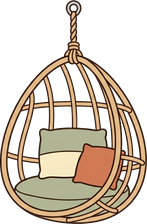
#> input picture assets_cartoon/transparent/balcony_egg_chair.png, 147 x 224 px, given in place of stairwell_door.png, which was not available; the run also reads 1 picture not shown here
$ python build_cartoon_atlas.py
#> lines starting #> are read from the running program, lines starting #| are printed output that depends on the picture; after the words box and inside, x2 and y2 are one past the last pixel; in counts of white or black regions, pixels touching at a corner belong together
"""Build the HD 2D Cartoon Sprite Atlas, Furniture Metadata, Seamless Surfaces & Character Registry."""
from __future__ import annotations

import json
import math
import shutil
from pathlib import Path

import numpy as np
from PIL import Image, ImageDraw

ROOT = Path(__file__).resolve().parent.parent
SRC_ASSETS = ROOT / "assets_cartoon"
SRC_TRANS = SRC_ASSETS / "transparent"
OUT_ASSETS = ROOT / "public" / "assets"
OUT_SURFACES = OUT_ASSETS / "surfaces"
OUT_BACKDROPS = OUT_ASSETS / "backdrops"

SCALE = 0.82
OUTLINE = (43, 24, 16, 255)  # #2b1810
WALL_HEIGHT = 322  # CEILING_BOTTOM_Y (16) .. WALL_FLOOR_Y (338)


def load_scaled(name: str, scale: float = SCALE, target_size: tuple[int, int] | None = None) -> Image.Image:
    im = Image.open(SRC_TRANS / f"{name}.png").convert("RGBA")
    if target_size is not None:
        return im.resize(target_size, Image.Resampling.LANCZOS)
    nw = max(1, round(im.width * scale))
    nh = max(1, round(im.height * scale))
    return im.resize((nw, nh), Image.Resampling.LANCZOS)


def recolor_hsv_shift(
    im: Image.Image,
    hue_shift_deg: float = 0.0,
    sat_mult: float = 1.0,
    val_mult: float = 1.0,
    protect_neutrals: bool = True,
    warm_wood_only: bool = False,
) -> Image.Image:
    """Shift hue/sat/val smoothly while preserving dark outlines (#2b1810) and near-white highlights."""
    arr = np.array(im.convert("RGBA"), dtype=np.float32)
    r, g, b, a = arr[..., 0], arr[..., 1], arr[..., 2], arr[..., 3]
    mx = np.maximum(np.maximum(r, g), b)
    mn = np.minimum(np.minimum(r, g), b)
    lum = (r + g + b) / 3.0
    chroma = mx - mn

    # Do not mutate outlines, shadows, or crisp neutral highlights
    mask = (a > 40) & (lum > 72)
    if protect_neutrals:
        mask &= (chroma > 16)
    if warm_wood_only:
        # Target warm golden/brown wood hues cleanly while keeping cool plates/glass intact
        mask &= (r > g) & (g > b - 10)

    # RGB -> HSV on masked pixels
    rgb_norm = arr[..., :3] / 255.0
    rn, gn, bn = rgb_norm[..., 0], rgb_norm[..., 1], rgb_norm[..., 2]
    cmax = np.maximum(np.maximum(rn, gn), bn)
    cmin = np.minimum(np.minimum(rn, gn), bn)
    delta = cmax - cmin

    h = np.zeros_like(cmax)
    nz = delta > 1e-5
    r_dom = nz & (cmax == rn)
    g_dom = nz & (cmax == gn)
    b_dom = nz & (cmax == bn)
    h[r_dom] = ((gn[r_dom] - bn[r_dom]) / delta[r_dom]) % 6.0
    h[g_dom] = ((bn[g_dom] - rn[g_dom]) / delta[g_dom]) + 2.0
    h[b_dom] = ((rn[b_dom] - gn[b_dom]) / delta[b_dom]) + 4.0
    h = (h * 60.0 + hue_shift_deg) % 360.0

    s = np.where(cmax > 1e-5, delta / np.maximum(cmax, 1e-5), 0.0)
    v = cmax

    s = np.clip(s * sat_mult, 0.0, 1.0)
    v = np.clip(v * val_mult, 0.0, 1.0)

    # HSV -> RGB
    c = v * s
    x = c * (1.0 - np.abs((h / 60.0) % 2.0 - 1.0))
    m = v - c
    ro = np.zeros_like(h)
    go = np.zeros_like(h)
    bo = np.zeros_like(h)
    sec = (h // 60).astype(int)
    for sec_i, (ra, ga, ba) in enumerate([(c, x, 0), (x, c, 0), (0, c, x), (0, x, c), (x, 0, c), (c, 0, x)]):
        sm = sec == sec_i
        ro[sm] = ra[sm] if isinstance(ra, np.ndarray) else ra
        go[sm] = ga[sm] if isinstance(ga, np.ndarray) else ga
        bo[sm] = ba[sm] if isinstance(ba, np.ndarray) else ba

    out = arr.copy()
    out[mask, 0] = np.clip((ro[mask] + m[mask]) * 255.0, 0, 255)
    out[mask, 1] = np.clip((go[mask] + m[mask]) * 255.0, 0, 255)
    out[mask, 2] = np.clip((bo[mask] + m[mask]) * 255.0, 0, 255)
    return Image.fromarray(out.astype(np.uint8), "RGBA")


def make_unlit_lamp(im: Image.Image) -> Image.Image:
    """Cool & dim a lit lamp sprite into a cozy unlit OFF variant while keeping #2b1810 outlines crisp."""
    return recolor_hsv_shift(im, hue_shift_deg=-15, sat_mult=0.35, val_mult=0.76, protect_neutrals=False)


def build_cartoon_divider_pillars() -> list[tuple[str, Image.Image]]:
    """Create sleek #2b1810-outlined smooth 2D cartoon timber room pillars (28 x 322 px)."""
    W, H = 28, WALL_HEIGHT
    specs = [
        ("暖橡木隔断", (196, 134, 78, 255), (218, 158, 102, 255), (154, 96, 52, 255)),
        ("深胡桃隔断", (128, 82, 54, 255), (154, 104, 70, 255), (96, 56, 36, 255)),
        ("奶油白木柱", (242, 232, 212, 255), (252, 246, 232, 255), (210, 196, 174, 255)),
    ]
    out: list[tuple[str, Image.Image]] = []
    S = 2
    for label, main_col, hi_col, sh_col in specs:
        im = Image.new("RGBA", (W * S, H * S), (0, 0, 0, 0))
        d = ImageDraw.Draw(im)
        # Main column body + top/bottom molding caps
        d.rectangle([4 * S, 0, (W - 4) * S, H * S], fill=main_col, outline=OUTLINE, width=2 * S)
        d.rectangle([7 * S, 6 * S, 11 * S, (H - 6) * S], fill=hi_col)
        d.rectangle([(W - 9) * S, 6 * S, (W - 6) * S, (H - 6) * S], fill=sh_col)
        d.rounded_rectangle([1 * S, 0, (W - 1) * S, 18 * S], radius=3 * S, fill=main_col, outline=OUTLINE, width=2 * S)
        d.rounded_rectangle([1 * S, (H - 18) * S, (W - 1) * S, H * S], radius=3 * S, fill=main_col, outline=OUTLINE, width=2 * S)
        out.append((label, im.resize((W, H), Image.Resampling.LANCZOS)))
    return out


def build_sunset_window_variants() -> tuple[Image.Image, Image.Image, dict]:
    """Punch the 4 sky glass panes transparent for live dynamic sky, and draw a closed-curtain variant."""
    open_im = load_scaled("sunset_window")
    w, h = open_im.size
    arr = np.array(open_im)
    r, g, b, a = arr[..., 0].astype(int), arr[..., 1].astype(int), arr[..., 2].astype(int), arr[..., 3]

    # Inner glass region strictly inside wood window frame and between curtains
    glass_rect = {"x": 34, "y": 14, "w": 76, "h": 110}
    yy, xx = np.mgrid[0:h, 0:w]
    in_glass = (xx >= 32) & (xx <= w - 32) & (yy >= 12) & (yy <= h - 18)
    # Sky blue (b >= r + 6) OR white/light clouds inside glass, plus 1px AA cloud fringe next to mullions
    is_sky = in_glass & (a > 200) & ((b >= r + 4) | ((r > 205) & (g > 212) & (b > 212) & (b >= r - 4)))
    arr_open = arr.copy()
    arr_open[is_sky, 3] = 0
    open_punched = Image.fromarray(arr_open, "RGBA")

    # Closed curtains variant: draw warm cozy pleated curtains meeting in center over glass panes
    closed_im = open_punched.copy()
    cd = ImageDraw.Draw(closed_im)
    cx = w // 2
    cd.rectangle([28, 12, cx - 1, h - 18], fill=(250, 224, 192, 255), outline=(43, 24, 16, 255), width=2)
    cd.rectangle([cx, 12, w - 28, h - 18], fill=(246, 216, 182, 255), outline=(43, 24, 16, 255), width=2)
    for fx in range(38, cx - 4, 10):
        cd.line([fx, 14, fx - 1, h - 20], fill=(224, 186, 148, 255), width=2)
    for fx in range(cx + 10, w - 34, 10):
        cd.line([fx, 14, fx + 1, h - 20], fill=(220, 180, 142, 255), width=2)
    # Re-composite top rod & bottom window sill from original sprite so trim stays crisp
    closed_im.paste(open_im.crop((0, 0, w, 12)), (0, 0), open_im.crop((0, 0, w, 12)))
    closed_im.paste(open_im.crop((0, h - 18, w, h)), (0, h - 18), open_im.crop((0, h - 18, w, h)))
    return open_punched, closed_im, glass_rect


# [47 lines left out: functions build_chibi_figurine_variants, pack_atlas, not called in this run]


def main() -> None:
    OUT_ASSETS.mkdir(parents=True, exist_ok=True)
    OUT_SURFACES.mkdir(parents=True, exist_ok=True)
    OUT_BACKDROPS.mkdir(parents=True, exist_ok=True)

    # 1. Copy seamless wallpapers, floors, and 960x540 backdrops into public/assets/
    for p in sorted((SRC_ASSETS / "wallpapers").glob("*.png")):
        shutil.copy2(p, OUT_SURFACES / p.name)
    for p in sorted((SRC_ASSETS / "floors").glob("*.png")):
        shutil.copy2(p, OUT_SURFACES / p.name)
    for p in sorted((SRC_ASSETS / "backdrops").glob("*.png")):
        shutil.copy2(p, OUT_BACKDROPS / p.name)

    entries: list[tuple[str, str, int, Image.Image]] = []
    item_meta: dict[str, dict] = {}
    char_frames: dict[str, dict] = {}

    def register_item(item_id: str, meta: dict, variants: list[tuple[str, Image.Image]]) -> None:
        w, h = variants[0][1].size
        item_meta[item_id] = {**meta, "w": w, "h": h, "variants": []}
        for idx, (vname, im) in enumerate(variants):
            if im.size != (w, h):
                im = im.resize((w, h), Image.Resampling.LANCZOS)
            entries.append((item_id, vname, idx, im))

    # --- Structural & Wall Items ---
    pillars = build_cartoon_divider_pillars()
#> after the loop in build_cartoon_divider_pillars, `for label, main_col, hi_col, sh_col in specs:`:
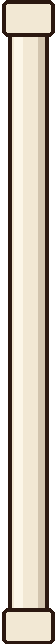
#> im: PIL image 56x644 RGBA; mean R, G, B, A 148.7, 139.8, 127.3, 192.4; transparent parts drawn white
#> after the loop in build_cartoon_divider_pillars, `for label, main_col, hi_col, sh_col in specs:`: out = 3 items
#> pillars = 3 items
    register_item("room_divider_pillar", {"layer": "wall", "anchor": "floor"}, pillars)
#> the loop in register_item, `for idx, (vname, im) in enumerate(variants):` made 3 passes
#> vname on passes 1 to 3: '暖橡木隔断', '深胡桃隔断', '奶油白木柱'

    stairs_1 = load_scaled("stairwell_door")
#> in load_scaled, im is the input picture: PIL image 147x224 RGBA; mean R, G, B, A 76.7, 63.8, 49.2, 115
    stairs_2 = recolor_hsv_shift(stairs_1, hue_shift_deg=-10, sat_mult=0.9, val_mult=0.92, warm_wood_only=True)
#> in recolor_hsv_shift, `r, g, b, a = arr[..., 0], arr[..., 1], arr[..., 2], arr[..., 3]`:
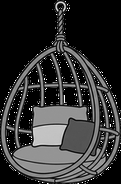
#> b: shape (184, 121) float32; min 0, max 255, mean 52.2
#> in recolor_hsv_shift, `mask = (a > 40) & (lum > 72)`:
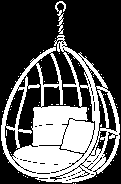
#> mask: shape (184, 121) bool; 35.1% white; 57 white regions (55 under 20 px), largest, box (x1, y1, x2, y2) and area: (1, 35, 120, 183) 7609, (55, 1, 66, 34) 128
#> in recolor_hsv_shift, `rgb_norm = arr[..., :3] / 255.0`:
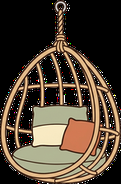
#> rgb_norm: shape (184, 121, 3) float32; mean R, G, B 0.317, 0.263, 0.205
#> in recolor_hsv_shift, `h[b_dom] = ((rn[b_dom] - gn[b_dom]) / delta[b_dom]) + 4.0`:
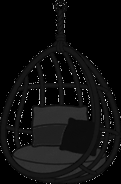
#> h: shape (184, 121) float32; min 0, max 5.79, mean 0.35; drawn with min black and max white
#> in recolor_hsv_shift, `h = (h * 60.0 + hue_shift_deg) % 360.0`:
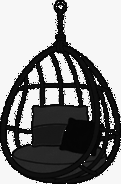
#> h: shape (184, 121) float32; min 0, max 360, mean 192.5; drawn with min black and max white
#> in recolor_hsv_shift, `s = np.clip(s * sat_mult, 0.0, 1.0)`:
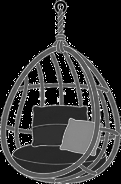
#> s: shape (184, 121) float32; min 0, max 0.9, mean 0.199
#> (the rest of the program and of its run is left out)
